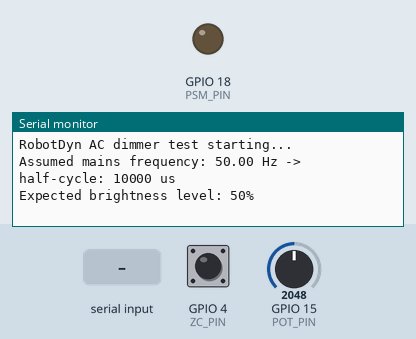
A sketch run on a simulated ESP32. Parts: output pins drawn as LEDs (lit = HIGH), the last lines printed to the serial monitor. The test bench sets the inputs (shaded band); at power-on: GPIO 4 (ZC_PIN) LOW, GPIO 15 (POT_PIN) = 2048.

Above: at 1.2 s.
1.3 s: "pot\n" received over Serial
At 2.5 s:
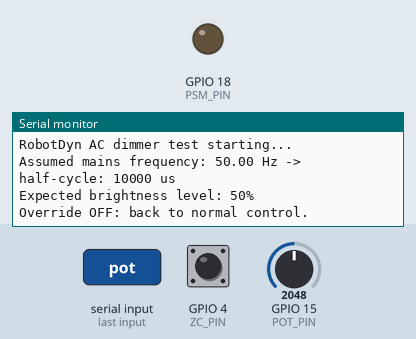
2.8 s: "90,45\n" received over Serial
At 3.7 s:
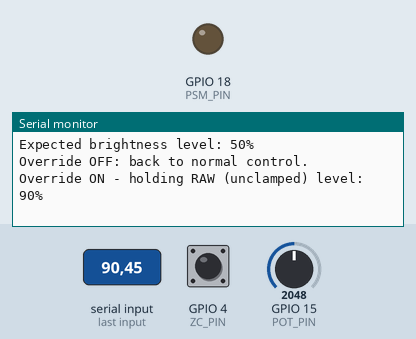
4.3 s: GPIO 4 (ZC_PIN) pulsed HIGH 2 times (0.12 s each, 0.3 s apart)
At 5.0 s:
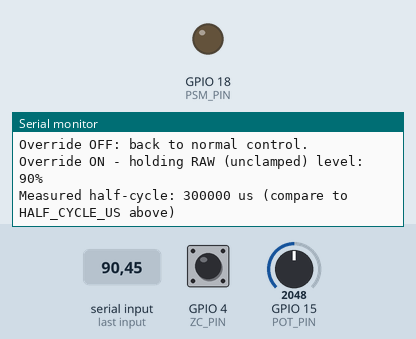

The sketch:

robotdyn_dimmer_test.ino
```cpp
// RobotDyn (clone) AC Light Dimmer Module - standalone test
// Zero-cross + timed-trigger phase-cut dimming. Two modes (see USE_POT_CONTROL below):
// automatic 0->100->0% sweep, or live potentiometer control - both print the expected
// level to Serial. No slider/OSC code here - purely for validating the dimmer module
// and wiring before folding it into the main sketch.
//
// Wiring (ESP32), all on the same header:
//   Module VCC -> ESP32 3V3
//   Module GND -> ESP32 GND
//   Module Z-C -> ESP32 D4   (zero-cross detection input)
//   Module PSM -> ESP32 D18  (TRIAC trigger output)
//   Pot wiper  -> ESP32 D15  (ADC2 ch3 - fine here since this sketch never uses WiFi)
//   Pot outer legs -> 3V3 and GND (either way round; just flips the sweep direction)
//   Mains: IN = live in, N = neutral (also straight to the bulb's neutral), OUT = live to bulb

// ---------- Mode ----------
const bool USE_POT_CONTROL = true;  // true = pot sets brightness live, false = auto 0->100->0% sweep

// ---------- Pins ----------
const int ZC_PIN = 4;
const int PSM_PIN = 18;
const int POT_PIN = 15;
const float ADC_MAX = 4095.0f;

// ---------- Usable range clamp ----------
// LED drivers are commonly unreliable right at the phase-cut extremes (near-immediate
// trigger close to 100%, near-full-half-cycle delay close to 0%) - several RobotDyn-clone
// users report exactly this "cuts off past some level" symptom, fixed by staying a bit
// inside the theoretical 0-100 range. Tune per bulb; below DIM_MIN_PERCENT is forced fully
// off rather than interpolated, since that low end is usually the least reliable of all.
const int DIM_MIN_PERCENT = 22;//23;  // measured via raw Serial override: stable from ~38% up
const int DIM_MAX_PERCENT = 58;//80;  // measured via raw Serial override: flickers past ~80%
// Hysteresis around the off point: without a gap between "turn off" and "turn back on",
// ADC noise right at DIM_MIN_PERCENT can flip the computed percent between 0 and 1-2 from
// one reading to the next, intermittently firing a marginal late trigger instead of staying
// off - looks like "it turns on" near the dimmest end even though nothing deliberate changed.
const int DIM_OFF_ENTER_PERCENT = DIM_MIN_PERCENT;      // go off once at/below this
const int DIM_OFF_EXIT_PERCENT = DIM_MIN_PERCENT + 4;   // only turn back on once above this

// ---------- Mains timing ----------
const float MAINS_FREQ_HZ = 50.0f;  // set to 60.0f if your mains is 60Hz
const unsigned long HALF_CYCLE_US = (unsigned long)(1000000.0f / MAINS_FREQ_HZ / 2.0f);
const unsigned long TRIGGER_PULSE_US = 100;  // gate trigger pulse width
// Retrigger burst: LED drivers often draw current unevenly, which can let the TRIAC drop
// below its holding current and shut off mid-cycle even after a correct initial fire -
// a common cause of flicker. Sending several pulses through the rest of the half-cycle
// instead of just one relights it almost immediately if that happens.
const int TRIGGER_PULSE_COUNT = 6;
const unsigned long TRIGGER_PULSE_GAP_US = 150;  // gap between pulses in the burst

// ---------- Zero-cross state (touched by ISR) ----------
volatile unsigned long zeroCrossMicros = 0;
volatile bool zeroCrossFlag = false;

const unsigned long ZC_DEBOUNCE_US = 5000;  // reject edges closer together than this (noise, not real crossings)

void IRAM_ATTR onZeroCross() {
  unsigned long now = micros();
  if (now - zeroCrossMicros < ZC_DEBOUNCE_US) return;
  zeroCrossMicros = now;
  zeroCrossFlag = true;
}

// ---------- Dimming cycle state ----------
// Kept as float (not rounded to a whole percent) - with only ~100 possible integer values
// spread across the usable DIM_MIN..DIM_MAX window, the dimming visibly steps instead of
// flowing smoothly. The ADC itself has 4096 raw levels to work with; keep that resolution
// all the way to the delay calculation, only rounding for the Serial printout.
float brightnessPercent = 0.0f;  // 0-100, current target level
int cycleDirection = 1;
const int LEVEL_STEP = 10;          // percent per step
const unsigned long LEVEL_HOLD_MS = 1500;  // how long to hold each level before moving to the next
unsigned long lastLevelChangeMs = 0;

unsigned long currentZeroCross = 0;
bool firedThisHalfCycle = false;

// Diagnostic: measured half-cycle period, to confirm ZC wiring/frequency assumption
unsigned long lastZeroCrossForPeriod = 0;
unsigned long lastPeriodPrintMs = 0;

void triggerPulse() {
  for (int i = 0; i < TRIGGER_PULSE_COUNT; i++) {
    digitalWrite(PSM_PIN, HIGH);
    delayMicroseconds(TRIGGER_PULSE_US);
    digitalWrite(PSM_PIN, LOW);
    if (i < TRIGGER_PULSE_COUNT - 1) delayMicroseconds(TRIGGER_PULSE_GAP_US);
  }
}

// ---------- Manual override over Serial ----------
// Type a number 0-100 + Enter to hold that EXACT level, computed with the raw/unclamped
// mapping (ignores DIM_MIN_PERCENT/DIM_MAX_PERCENT entirely) - use this to characterize
// the true delay->behavior curve independent of whatever clamp values are set, since
// flicker tied to a fixed real delay (not to the pot's %) won't move just by changing the
// clamps. Type "pot" or "auto" to hand control back to the normal mode.
int serialOverridePercent = -1;  // -1 = no override

void checkSerialOverride() {
  if (!Serial.available()) return;
  String line = Serial.readStringUntil('\n');
  line.trim();
  if (line.length() == 0) return;

  if (line.equalsIgnoreCase("pot") || line.equalsIgnoreCase("auto")) {
    serialOverridePercent = -1;
    Serial.println("Override OFF: back to normal control.");
    return;
  }

  int percent = constrain(line.toInt(), 0, 100);
  serialOverridePercent = percent;
  Serial.print("Override ON - holding RAW (unclamped) level: ");
  Serial.print(percent);
  Serial.println("%");
}

// Raw, unclamped mapping - ignores DIM_MIN_PERCENT/DIM_MAX_PERCENT. Used by the Serial
// override above, for testing independent of whatever clamp values happen to be set.
unsigned long computeRawDelayUs(float percent) {
  percent = constrain(percent, 0.0f, 100.0f);
  float frac = 1.0f - (percent / 100.0f);
  return (unsigned long)(frac * HALF_CYCLE_US);
}

// Hysteresis: stay off until percent rises past DIM_OFF_EXIT_PERCENT, stay on until it
// falls to/below DIM_OFF_ENTER_PERCENT. See the constants above for why this exists.
// percent >= DIM_MAX_PERCENT -> holds at the delay measured at DIM_MAX_PERCENT itself, NOT
// literal 0 - jumping all the way to an immediate trigger revisits the unreliable near-full-
// conduction zone we're specifically trying to avoid. In between, interpolated between the
// delay actually measured at DIM_MIN_PERCENT and DIM_MAX_PERCENT (not the full theoretical
// 0..HALF_CYCLE_US range), so every delay we ever ask for stays inside the validated-safe window.
unsigned long computeDelayUs(float percent) {
  static bool dimmerOff = true;
  if (dimmerOff) {
    if (percent > DIM_OFF_EXIT_PERCENT) dimmerOff = false;
  } else {
    if (percent <= DIM_OFF_ENTER_PERCENT) dimmerOff = true;
  }
  if (dimmerOff) return HALF_CYCLE_US + 1000;

  unsigned long delayAtMin = computeRawDelayUs((float)DIM_MIN_PERCENT);
  unsigned long delayAtMax = computeRawDelayUs((float)DIM_MAX_PERCENT);
  if (percent >= DIM_MAX_PERCENT) return delayAtMax;

  float frac = (percent - DIM_MIN_PERCENT) / (float)(DIM_MAX_PERCENT - DIM_MIN_PERCENT);
  return delayAtMin - (unsigned long)(frac * (delayAtMin - delayAtMax));
}

void setup() {
  Serial.begin(115200);
  pinMode(ZC_PIN, INPUT);
  pinMode(PSM_PIN, OUTPUT);
  digitalWrite(PSM_PIN, LOW);

  attachInterrupt(digitalPinToInterrupt(ZC_PIN), onZeroCross, RISING);

  Serial.println("RobotDyn AC dimmer test starting...");
  Serial.print("Assumed mains frequency: ");
  Serial.print(MAINS_FREQ_HZ);
  Serial.print(" Hz -> half-cycle: ");
  Serial.print(HALF_CYCLE_US);
  Serial.println(" us");
}

void loop() {
  // Pick up the latest zero-cross event from the ISR
  if (zeroCrossFlag) {
    noInterrupts();
    unsigned long zc = zeroCrossMicros;
    zeroCrossFlag = false;
    interrupts();

    // Diagnostic: print the measured half-cycle period every couple of seconds,
    // so you can confirm ZC is actually wired/toggling and matches MAINS_FREQ_HZ.
    if (lastZeroCrossForPeriod != 0 && millis() - lastPeriodPrintMs >= 2000) {
      lastPeriodPrintMs = millis();
      unsigned long measuredPeriodUs = zc - lastZeroCrossForPeriod;
      Serial.print("Measured half-cycle: ");
      Serial.print(measuredPeriodUs);
      Serial.println(" us (compare to HALF_CYCLE_US above)");
    }
    lastZeroCrossForPeriod = zc;

    currentZeroCross = zc;
    firedThisHalfCycle = false;
  }

  // Fire the trigger once per half-cycle, at the delay matching the current brightness
  if (!firedThisHalfCycle && currentZeroCross != 0) {
    unsigned long elapsed = micros() - currentZeroCross;
    unsigned long delayUs = (serialOverridePercent >= 0)
                               ? computeRawDelayUs(serialOverridePercent)
                               : computeDelayUs(brightnessPercent);
    if (elapsed >= delayUs) {
      triggerPulse();
      firedThisHalfCycle = true;
    }
  }

  checkSerialOverride();

  if (serialOverridePercent >= 0) {
    // Override active: pot/auto-sweep logic below is skipped entirely so it can't
    // clobber what's actually driving the output right now.
  } else if (USE_POT_CONTROL) {
    // Live pot control: keep full ADC resolution for the actual control value, only round
    // for the Serial printout (which is throttled separately so it doesn't spam on noise).
    int raw = analogRead(POT_PIN);
    float potPercentF = constrain((raw / ADC_MAX) * 100.0f, 0.0f, 100.0f);
    brightnessPercent = potPercentF;

    int potPercentRounded = (int)(potPercentF + 0.5f);
    static int lastPrintedPercent = -1;
    static unsigned long lastPotPrintMs = 0;
    if (potPercentRounded != lastPrintedPercent && millis() - lastPotPrintMs >= 150) {
      lastPotPrintMs = millis();
      lastPrintedPercent = potPercentRounded;
      Serial.print("Expected brightness level: ");
      Serial.print(potPercentRounded);
      Serial.println("%");
    }
  } else {
    // Auto sweep: cycle brightness 0 -> 100 -> 0, printing the expected level at each step
    if (millis() - lastLevelChangeMs >= LEVEL_HOLD_MS) {
      lastLevelChangeMs = millis();

      Serial.print("Expected brightness level: ");
      Serial.print(brightnessPercent);
      Serial.println("%");

      brightnessPercent += cycleDirection * LEVEL_STEP;
      if (brightnessPercent >= 100) {
        brightnessPercent = 100;
        cycleDirection = -1;
      } else if (brightnessPercent <= 0) {
        brightnessPercent = 0;
        cycleDirection = 1;
      }
    }
  }
}
```

Measured:
- after the input at 1.3 s, the serial monitor: prints a new line at once (image 1)
- after the input at 2.8 s, the serial monitor: prints a new line at once (image 2)
- after the input at 4.3 s, the serial monitor: prints a new line after 0.30 s (image 3)
